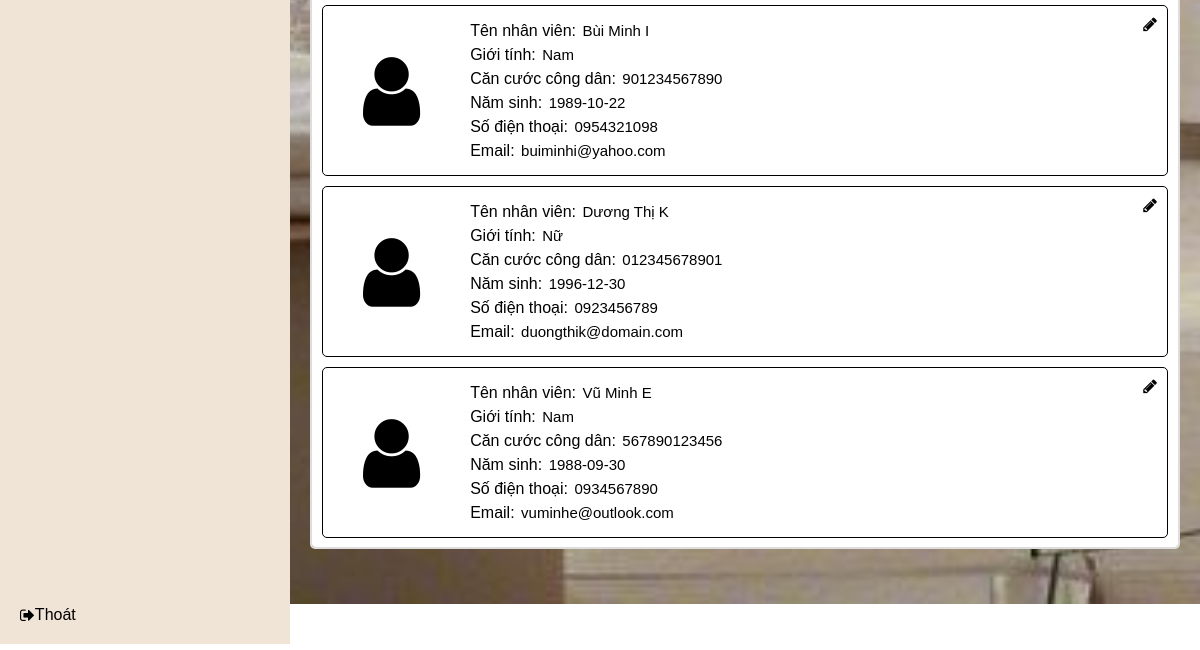
Page /Capnhatnv.php (lower part) on the earlier database version.
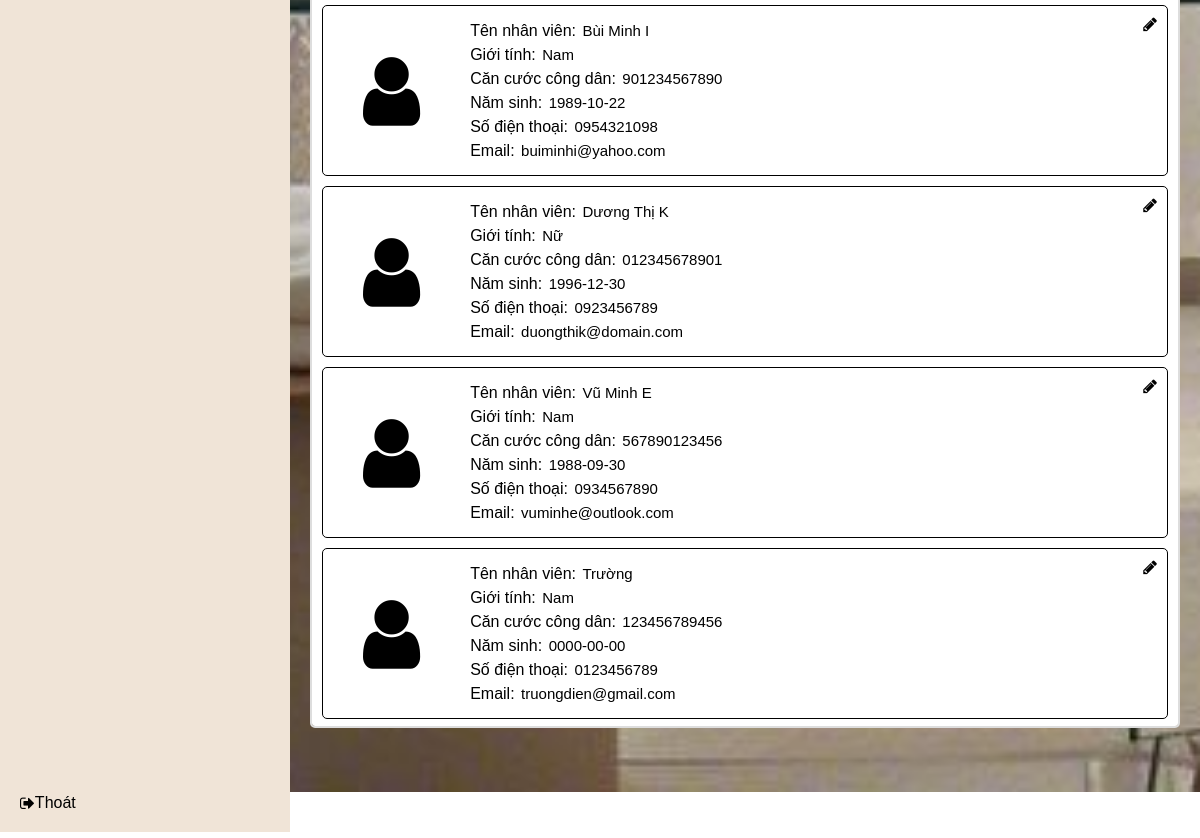
Same page on the later database version.
### tables this page shows
CREATE TABLE `nhanvien` (
  `MaNV` char(10) NOT NULL,
  `MatKhau` varchar(50) NOT NULL,
  `TenNV` varchar(50) NOT NULL,
  `GT` varchar(50) NOT NULL,
  `CCCD` char(12) NOT NULL,
  `NamSinh` date NOT NULL,
  `SDT` char(10) NOT NULL,
  `Email` varchar(50) NOT NULL
);

### Capnhatnv.php (the view, shortened to what this page needs)
<!DOCTYPE html>
<html lang="vi">
<head>
    <link rel="stylesheet" href="Scapnhat.css">
    <link href="https://stackpath.bootstrapcdn.com/font-awesome/4.7.0/css/font-awesome.min.css" rel="stylesheet"
>
</head>
<body>
    <div class="menu">
        <br>
        <ul class="menu">
        </ul>
        <div class="logout">
            <a href="logout.php"><i class="fa fa-sign-out" aria-hidden="true"></i> Thoát</a>
        </div>
    </div>
    <div class="main-content">
        <div class="employee-list">
            <?php
                $servername = "localhost";
                $username = "root";
                $password = "";
                $dbname = "fss";
                $conn = new mysqli($servername, $username, $password, $dbname);
                $sql = "SELECT MaNV, TenNV, GT, CCCD, Namsinh, SDT, Email FROM nhanvien";
                $result = $conn->query($sql);
                if ($result->num_rows > 0) {
                    while($row = $result->fetch_assoc()) {
                        $MaNV = $row['MaNV'];
                        $name = $row['TenNV'];
                        $GT = $row['GT'];
                        $CCCD = $row['CCCD'];
                        $Namsinh = $row['Namsinh'];
                        $SDT = $row['SDT'];
                        $email = $row['Email'];
            ?>
            <div class="employee">
                <div class="icon"><i class="fa fa-user" aria-hidden="true"></i></div>
                <div class="info">
                    <p>Tên nhân viên: <input type="text" class="name" value="<?php echo $name; ?>" data-manv="<?php echo $MaNV; ?>" disabled></p>
                    <p>Giới tính: <input type="text" class="gt" value="<?php echo $GT; ?>" data-manv="<?php echo $MaNV; ?>" disabled></p>
                    <p>Căn cước công dân: <input type="text" class="CCCD" value="<?php echo $CCCD; ?>" data-manv="<?php echo $MaNV; ?>" disabled></p>
                    <p>Năm sinh: <input type="text" class="Namsinh" value="<?php echo $Namsinh; ?>" data-manv="<?php echo $MaNV; ?>" disabled></p>
                    <p>Số điện thoại: <input type="text" class="SDT" value="<?php echo $SDT; ?>" data-manv="<?php echo $MaNV; ?>" disabled></p>
                    <p>Email: <input type="text" class="email" value="<?php echo $email; ?>" data-manv="<?php echo $MaNV; ?>" disabled></p>
                </div>
                <div class="edit">
                    <i class="fa fa-pencil" aria-hidden="true"></i>
                </div>
            </div>
            <?php
                    }
                }
            ?>
        </div>
    </div>
</body>
</html>

### Scapnhat.css (style rules this page uses)
body { font-family: Arial, sans-serif; margin: 0; padding: 0; display: flex; height: 95vh; background: url(img/bg.png) no-repeat; background-size: cover; }
.menu { width: 250px; background-color: #f0e4d7; padding: 20px; display: flex; flex-direction: column; align-content: center; justify-content: flex-start; height: 100%; }
.menu ul { list-style: none; padding: 0; flex-grow: 1; }
.logout { margin-top: auto; }
.logout a { text-decoration: none; color: #000; display: flex; align-items: center; }
.main-content { height: 95%; flex-grow: 1; padding: 20px; background-color: #fff; overflow-y: auto; display: flex; flex-direction: column; border: 2px solid #ddd; padding: 10px; margin: 20px 20px 10px 20px ; border-radius: 5px; }
.employee-list { display: flex; flex-direction: column; }
.employee { display: flex; padding: 10px; border: 1px solid #ddd; margin-bottom: 10px; border-radius: 5px; border-width: 1px; border-color: black; }
.icon { padding: 0 0 0 30px; display: flex; flex-direction: column; justify-content: center; }
.icon i { font-size: 80px; }
.info { flex-grow: 1; }
.edit i { display: flex; align-items: normal; }

Differences in the rows shown:
added nhanvien: TenNV "Trường", GT "Nam", CCCD "123456789456", NamSinh "0000-00-00", SDT "0123456789", Email "truongdien@gmail.com"
